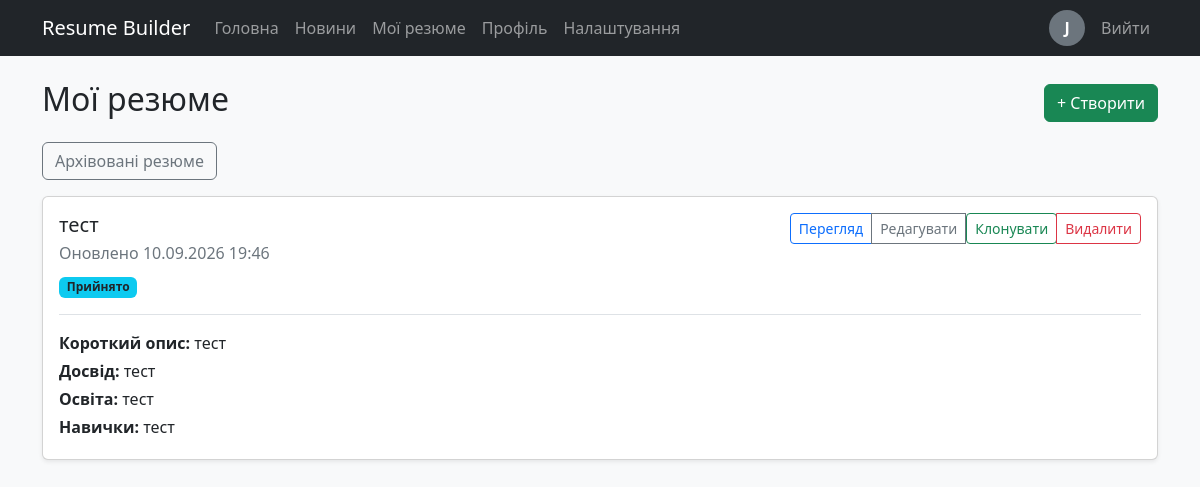
Before: /resumes/ (signed in) with the older database file.
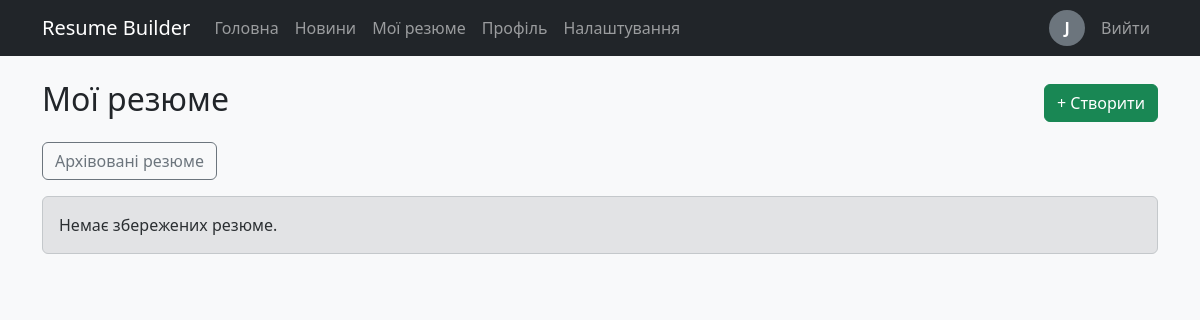
After: the same page with the newer database file.
### builder/models.py (models this page shows, shortened)
class Resume(models.Model):
    STATUS_CHOICES = [
        ('pending', 'На перевірці'),
        ('approved', 'Прийнято'),
        ('rejected', 'Відхилено'),
    ]
    user = models.ForeignKey(User, on_delete=models.CASCADE, related_name='resumes')
    title = models.CharField(max_length=200)
    summary = models.TextField(blank=True)
    experience = models.TextField(blank=True)
    education = models.TextField(blank=True)
    skills = models.TextField(blank=True)
    custom_sections = models.JSONField(default=list, blank=True)
    template_name = models.CharField(max_length=50, blank=True, default='')
    status = models.CharField(max_length=20, choices=STATUS_CHOICES, default='pending')
    created_at = models.DateTimeField(default=timezone.now)
    updated_at = models.DateTimeField(auto_now=True)
    is_public = models.BooleanField(default=False)
    is_deleted = models.BooleanField(default=False)
    def section_items(self):
        sections = self.custom_sections or []
        if isinstance(sections, str):
            sections = []
        result = []
        for item in sections:
            if isinstance(item, dict):
                title = (item.get('title') or '').strip()
                content = (item.get('content') or '').strip()
                if title or content:
                    result.append({'title': title or 'Секція', 'content': content})
        return result

### builder/views.py (the view)
# urls.py: path('resumes/', views.resume_list, name='resume_list'),
@login_required
def resume_list(request):
    resumes = Resume.objects.filter(user=request.user, is_deleted=False).order_by('-updated_at')
    return render(request, 'resume_list.html', {'resumes': resumes})

### builder/context_processors.py (called while the page is built)
def user_profile(request):
    if request.user.is_authenticated:
        profile = Profile.objects.filter(user=request.user).first()
        return {'user_profile': profile}
    return {'user_profile': None}

### templates/resume_list.html (shortened to what this page needs)
{% extends 'base.html' %}
{% block content %}
<div class="d-flex justify-content-between align-items-center mb-3">
    <h2>Мої резюме</h2>
    <a class="btn btn-success" href="{% url 'resume_create' %}">+ Створити</a>
</div>
<div class="mb-3">
    <a class="btn btn-outline-secondary" href="{% url 'resume_archived' %}">Архівовані резюме</a>
</div>
<div class="row g-3">
    {% for resume in resumes %}
    <div class="col-12">
        <div class="card shadow-sm">
            <div class="card-body">
                <div class="d-flex justify-content-between align-items-start">
                    <div>
                        <h5 class="mb-1">{{ resume.title }}</h5>
                        <div class="text-muted">Оновлено {{ resume.updated_at|date:'d.m.Y H:i' }}</div>
                        <div class="mt-2">
                            <span class="badge bg-info text-dark">{{ resume.get_status_display }}</span>
                        </div>
                    </div>
                    <div class="btn-group">
                        <a class="btn btn-outline-primary btn-sm" href="{% url 'resume_detail' resume.pk %}">Перегляд</a>
                        <a class="btn btn-outline-secondary btn-sm" href="{% url 'resume_edit' resume.pk %}">Редагувати</a>
                        <form method="post" action="{% url 'resume_clone' resume.pk %}" class="d-inline">
                            <button class="btn btn-outline-success btn-sm" type="submit">Клонувати</button>
                        </form>
                        <a class="btn btn-outline-danger btn-sm" href="{% url 'resume_delete' resume.pk %}">Видалити</a>
                    </div>
                </div>
                <div class="mt-3 border-top pt-3">
                    <p class="mb-1"><strong>Короткий опис:</strong> {{ resume.summary|default:'—' }}</p>
                    <p class="mb-1"><strong>Досвід:</strong> {{ resume.experience|default:'—' }}</p>
                    <p class="mb-1"><strong>Освіта:</strong> {{ resume.education|default:'—' }}</p>
                    <p class="mb-1"><strong>Навички:</strong> {{ resume.skills|default:'—' }}</p>
                </div>
            </div>
        </div>
    </div>
    {% empty %}
    <div class="col-12">
        <div class="alert alert-secondary">Немає збережених резюме.</div>
    </div>
    {% endfor %}
</div>
{% endblock %}

### templates/base.html (shortened to what this page needs)
<!DOCTYPE html>
<html lang="uk" data-theme="{% if user_profile %}{{ user_profile.theme }}{% else %}light{% endif %}">
<head>
    <link rel="stylesheet" href="https://cdn.jsdelivr.net/npm/bootstrap@5.3.3/dist/css/bootstrap.min.css">
    {% load static %}
    <link rel="stylesheet" href="{% static 'builder/responsive.css' %}">
</head>
<body class="{% if user_profile and user_profile.gradient_enabled %}gradient-enabled{% endif %}" style="--primary-color: {% if user_profile %}{{ user_profile.primary_color }}{% else %}#0d6efd{% endif %}; --secondary-color: {% if user_profile %}{{ user_profile.secondary_color }}{% else %}#6f42c1{% endif %}; --accent-color: {% if user_profile %}{{ user_profile.accent_color }}{% else %}#dc3545{% endif %}; --background-color: {% if user_profile and user_profile.theme == 'dark' %}#121820{% elif user_profile %}{{ user_profile.background_color }}{% else %}#f8f9fa{% endif %}; --gradient-direction: {% if user_profile %}{{ user_profile.gradient_direction }}{% else %}135deg{% endif %};">
<nav class="navbar navbar-expand-lg navbar-dark bg-dark">
    <div class="container">
        <a class="navbar-brand" href="{% url 'home' %}">Resume Builder</a>
        <div class="collapse navbar-collapse" id="main-navigation">
            <ul class="navbar-nav me-auto">
                <li class="nav-item"><a class="nav-link" href="{% url 'home' %}">Головна</a></li>
                <li class="nav-item"><a class="nav-link" href="{% url 'news_list' %}">Новини</a></li>
                {% if user.is_authenticated %}
                <li class="nav-item"><a class="nav-link" href="{% url 'resume_list' %}">Мої резюме</a></li>
                <li class="nav-item"><a class="nav-link" href="{% url 'profile_list' %}">Профіль</a></li>
                <li class="nav-item"><a class="nav-link" href="{% url 'settings' %}">Налаштування</a></li>
                {% endif %}
            </ul>
            <ul class="navbar-nav align-items-center">
                {% if user.is_authenticated %}
                <li class="nav-item me-2">
                    <a class="nav-link p-0" href="{% url 'profile_list' %}">
                        {% if user_profile and user_profile.photo %}
                        <img src="{{ user_profile.photo.url }}" alt="avatar" class="rounded-circle" style="width:36px;height:36px;object-fit:cover;">
                        {% else %}
                        <div class="rounded-circle bg-secondary text-white d-flex align-items-center justify-content-center" style="width:36px;height:36px;font-weight:600;">{{ user.username|slice:":1"|upper }}</div>
                        {% endif %}
                    </a>
                </li>
                <li class="nav-item"><a class="nav-link" href="{% url 'logout' %}">Вийти</a></li>
                {% else %}
                <li class="nav-item"><a class="nav-link" href="{% url 'login' %}">Увійти</a></li>
                <li class="nav-item"><a class="nav-link" href="{% url 'register' %}">Реєстрація</a></li>
                {% endif %}
            </ul>
        </div>
    </div>
</nav>
<div class="container py-4">
    {% block content %}{% endblock %}
</div>
</body>
</html>

### builder/static/builder/responsive.css (style rules this page uses)
html { overflow-x: hidden; }
:root { --page-background: #f8f9fa; --surface-color: #ffffff; --text-color: #212529; --muted-color: #6c757d; --primary-color: #0d6efd; --secondary-color: #6f42c1; --accent-color: #dc3545; --background-color: #f8f9fa; --gradient-direction: 135deg; }
body { background-color: var(--background-color); color: var(--text-color); }
body:not(.gradient-enabled) { background-image: none; }
a { color: var(--primary-color); }
body { min-width: 320px; }
.navbar-brand { white-space: normal; }

Changed rows visible on the page:
removed Resume: title "тест", updated_at "10.09.2026 19:46", status "Прийнято", summary "тест", experience "тест", education "тест", skills "тест"
Other visible differences:
text now shown: "Немає збережених резюме."
